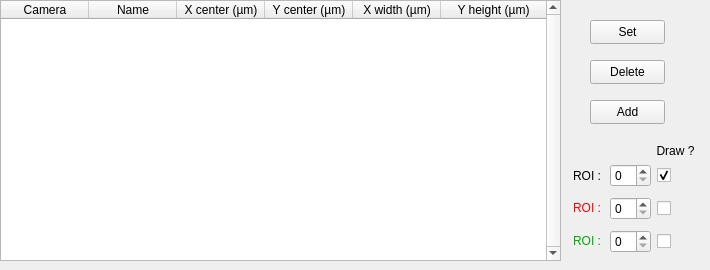
          <widget class="QWidget" name="tab_4">
           <attribute name="title">
            <string>Analysis ROIs</string>
           </attribute>
           <widget class="QTableWidget" name="tableWidget_ROI">
            <property name="geometry">
             <rect>
              <x>0</x>
              <y>0</y>
              <width>561</width>
              <height>261</height>
             </rect>
            </property>
            <property name="verticalScrollBarPolicy">
             <enum>Qt::ScrollBarAlwaysOn</enum>
            </property>
            <property name="horizontalScrollBarPolicy">
             <enum>Qt::ScrollBarAlwaysOff</enum>
            </property>
            <property name="textElideMode">
             <enum>Qt::ElideRight</enum>
            </property>
            <property name="sortingEnabled">
             <bool>false</bool>
            </property>
            <property name="rowCount">
             <number>0</number>
            </property>
            <property name="columnCount">
             <number>6</number>
            </property>
            <attribute name="horizontalHeaderCascadingSectionResizes">
             <bool>false</bool>
            </attribute>
            <attribute name="horizontalHeaderDefaultSectionSize">
             <number>88</number>
            </attribute>
            <attribute name="horizontalHeaderStretchLastSection">
             <bool>true</bool>
            </attribute>
            <attribute name="verticalHeaderCascadingSectionResizes">
             <bool>true</bool>
            </attribute>
            <attribute name="verticalHeaderMinimumSectionSize">
             <number>20</number>
            </attribute>
            <attribute name="verticalHeaderDefaultSectionSize">
             <number>25</number>
            </attribute>
            <attribute name="verticalHeaderShowSortIndicator" stdset="0">
             <bool>false</bool>
            </attribute>
            <column>
             <property name="text">
              <string>Camera</string>
             </property>
            </column>
            <column>
             <property name="text">
              <string>Name</string>
             </property>
            </column>
            <column>
             <property name="text">
              <string>X center (µm)</string>
             </property>
            </column>
            <column>
             <property name="text">
              <string>Y center (µm)</string>
             </property>
            </column>
            <column>
             <property name="text">
              <string>X width (µm)</string>
             </property>
            </column>
            <column>
             <property name="text">
              <string>Y height (µm)</string>
             </property>
            </column>
           </widget>
           <widget class="QPushButton" name="pushButton_ROI_delete">
            <property name="geometry">
             <rect>
              <x>590</x>
              <y>60</y>
              <width>75</width>
              <height>24</height>
             </rect>
            </property>
            <property name="text">
             <string>Delete</string>
            </property>
           </widget>
           <widget class="QPushButton" name="pushButton_ROI_set">
            <property name="geometry">
             <rect>
              <x>590</x>
              <y>20</y>
              <width>75</width>
              <height>24</height>
             </rect>
            </property>
            <property name="text">
             <string>Set</string>
            </property>
           </widget>
           <widget class="QPushButton" name="pushButton_ROI_add">
            <property name="geometry">
             <rect>
              <x>590</x>
              <y>100</y>
              <width>75</width>
              <height>24</height>
             </rect>
            </property>
            <property name="text">
             <string>Add</string>
            </property>
           </widget>
           <widget class="QLabel" name="label_202">
            <property name="geometry">
             <rect>
              <x>650</x>
              <y>140</y>
              <width>51</width>
              <height>21</height>
             </rect>
            </property>
            <property name="text">
             <string>Draw ?</string>
            </property>
            <property name="alignment">
             <set>Qt::AlignCenter</set>
            </property>
           </widget>
           <widget class="QWidget" name="layoutWidget">
            <property name="geometry">
             <rect>
              <x>570</x>
              <y>160</y>
              <width>121</width>
              <height>97</height>
             </rect>
            </property>
            <layout class="QGridLayout" name="gridLayout_2">
             <item row="0" column="0">
              <widget class="QLabel" name="label_196">
               <property name="text">
                <string>ROI :</string>
               </property>
               <property name="alignment">
                <set>Qt::AlignCenter</set>
               </property>
              </widget>
             </item>
             <item row="0" column="1">
              <widget class="QSpinBox" name="imaging_ROIblackNumber">
               <property name="locale">
                <locale language="English" country="UnitedStates"/>
               </property>
               <property name="minimum">
                <number>0</number>
               </property>
              </widget>
             </item>
             <item row="0" column="2">
              <widget class="QCheckBox" name="Imaging__drawROIblack">
               <property name="acceptDrops">
                <bool>false</bool>
               </property>
               <property name="locale">
                <locale language="English" country="UnitedStates"/>
               </property>
               <property name="text">
                <string/>
               </property>
               <property name="checked">
                <bool>true</bool>
               </property>
              </widget>
             </item>
             <item row="1" column="0">
              <widget class="QLabel" name="label_204">
               <property name="locale">
                <locale language="English" country="UnitedStates"/>
               </property>
               <property name="frameShape">
                <enum>QFrame::NoFrame</enum>
               </property>
               <property name="frameShadow">
                <enum>QFrame::Plain</enum>
               </property>
               <property name="text">
                <string>&lt;html&gt;&lt;head/&gt;&lt;body&gt;&lt;p&gt;&lt;span style=&quot; color:#ff0000;&quot;&gt;ROI :&lt;/span&gt;&lt;/p&gt;&lt;/body&gt;&lt;/html&gt;</string>
               </property>
               <property name="alignment">
                <set>Qt::AlignCenter</set>
               </property>
              </widget>
             </item>
             <item row="1" column="1">
              <widget class="QSpinBox" name="imaging_ROIredNumber">
               <property name="locale">
                <locale language="English" country="UnitedStates"/>
               </property>
               <property name="minimum">
                <number>0</number>
               </property>
               <property name="value">
                <number>0</number>
               </property>
              </widget>
             </item>
             <item row="1" column="2">
              <widget class="QCheckBox" name="Imaging__drawROIred">
               <property name="acceptDrops">
                <bool>false</bool>
               </property>
               <property name="locale">
                <locale language="English" country="UnitedStates"/>
               </property>
               <property name="text">
                <string/>
               </property>
               <property name="checked">
                <bool>false</bool>
               </property>
              </widget>
             </item>
             <item row="2" column="0">
              <widget class="QLabel" name="label_205">
               <property name="locale">
                <locale language="English" country="UnitedStates"/>
               </property>
               <property name="frameShape">
                <enum>QFrame::NoFrame</enum>
               </property>
               <property name="frameShadow">
                <enum>QFrame::Plain</enum>
               </property>
               <property name="text">
                <string>&lt;html&gt;&lt;head/&gt;&lt;body&gt;&lt;p&gt;&lt;span style=&quot; color:#00aa00;&quot;&gt;ROI :&lt;/span&gt;&lt;/p&gt;&lt;/body&gt;&lt;/html&gt;</string>
               </property>
               <property name="alignment">
                <set>Qt::AlignCenter</set>
               </property>
              </widget>
             </item>
             <item row="2" column="1">
              <widget class="QSpinBox" name="imaging_ROIgreenNumber">
               <property name="locale">
                <locale language="English" country="UnitedStates"/>
               </property>
               <property name="minimum">
                <number>0</number>
               </property>
               <property name="value">
                <number>0</number>
               </property>
              </widget>
             </item>
             <item row="2" column="2">
              <widget class="QCheckBox" name="Imaging__drawROIgreen">
               <property name="acceptDrops">
                <bool>false</bool>
               </property>
               <property name="locale">
                <locale language="English" country="UnitedStates"/>
               </property>
               <property name="text">
                <string/>
               </property>
               <property name="checked">
                <bool>false</bool>
               </property>
              </widget>
             </item>
            </layout>
           </widget>
          </widget>
